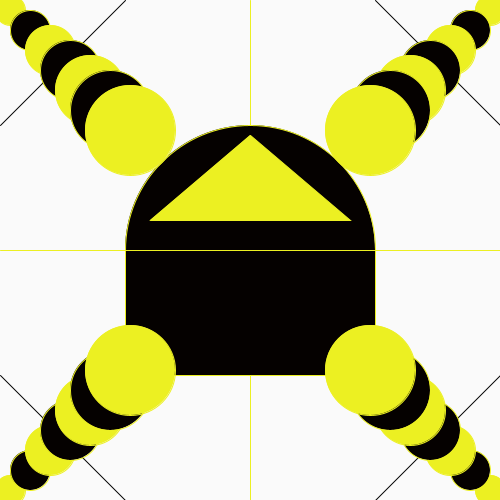
Frame 1 (no input)
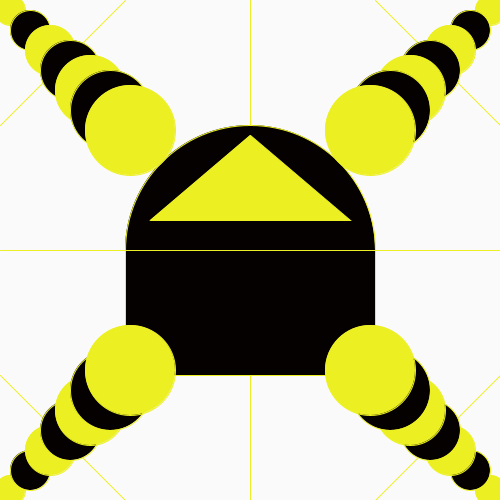
Frame 60 (the mouse pressed at the canvas centre just before this capture)
Frame 120 (the mouse held since frame 60 and released just before this capture): identical to frame 60, image omitted

The Processing sketch that drew these frames (run headless with seeded random() and noise(); from frame 60 on, the mouse is pressed at the canvas centre):

// Processing sketch: processing_123911
// ── processing_123911.pde



void setup(){
size(500,500);
}

void draw(){
 
fill(5,1,0);
point(250,250);

background(250,0);



line(125,0,0,125);
line(375,0,500,125);
line(0,375,125,500);
line(375,500,500,375);

stroke(236,240,34);
line(0,250,250,250);
line(0,500,250,250);
line(250,500,250,250);
line(500,500,250,250);
line(500,250,250,250);
line(500,0,250,250);
line(250,0,250,250);
line(0,0,250,250);

fill(5,1,0);
stroke(236,240,34);
ellipse(250,250,250,250);

fill(5,1,0);
stroke(236,240,34);
rect(125,250,250,125);

fill(236,240,34);
beginShape();
vertex(250,135);
vertex(150,220);
vertex(350,220);
vertex(250,135);
endShape();

arm();

pushMatrix();
scale(-1,1);
translate(-width,0);
arm();
popMatrix();

pushMatrix();
scale(1,-1);
translate(0,-height);
arm();
popMatrix();

pushMatrix();
scale(-1,-1);
translate(-width,-height);
arm();
popMatrix();

}

void arm(){
  ellipse(10,10,30,30);
fill(5,1,0);
ellipse(30,30,40,40);
fill(236,240,34);
ellipse(50,50,50,50);
fill(5,1,0);
ellipse(70,70,60,60);
fill(236,240,34);
ellipse(90,90,70,70);
fill(5,1,0);
ellipse(110,110,80,80);
fill(236,240,34);
ellipse(130,130,90,90);
}
